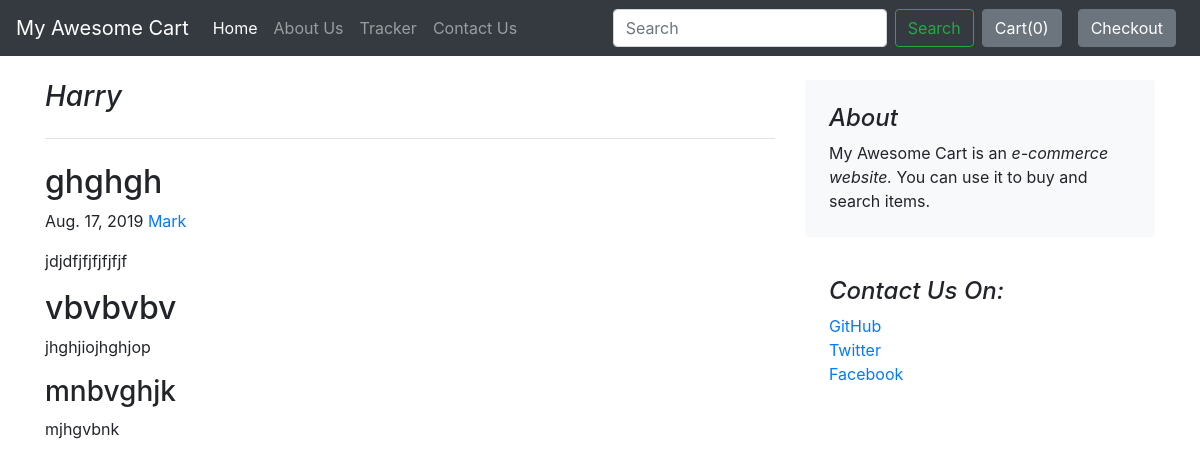
The page /blog/blogpost/1 on the database its author committed.
### blog/models.py (models this page shows)
class Blogpost(models.Model):
	post_id=models.AutoField(primary_key=True)
	title=models.CharField(max_length=50)
	head0=models.CharField(max_length=500,default="")
	chead0=models.CharField(max_length=5000,default="")
	head1=models.CharField(max_length=500,default="")
	chead1=models.CharField(max_length=5000,default="")
	head2=models.CharField(max_length=500,default="")
	chead2=models.CharField(max_length=5000,default="")
	pub_date=models.DateField()
	thumbnail=models.ImageField(upload_to="blog/images",default="")
	def __str__(self):
		return self.title

### blog/views.py (the view)
# urls.py: path('blogpost/<int:id>',views.blogpost,name="blogpost"),
def blogpost(request,id):
	post=Blogpost.objects.filter(post_id=id)[0]
	print(post)
	return render(request,'blog/blogpost.html',{'post':post})

### blog/templates/blog/blogpost.html (shortened to what this page needs)
{% extends 'blog/basic.html' %}
{% block body %}
<div class="container">
  <div class="row mt-4">
    <div class="col-md-8 blog-main">
      <h3 class="pb-4 mb-4 font-italic border-bottom">
        {{post.title}}
      </h3>
      <div class="blog-post">
        <h2 class="blog-post-title">{{post.head0}}</h2>
        <p class="blog-post-meta">{{post.pub_date}} <a href="#">Mark</a></p>
        <p>{{post.chead0}}</p>
        <h2>{{post.head1}}</h2>
        <p>{{post.chead1}}</p>
        <h3>{{post.head2}}</h3>
        <p>{{post.chead2}}</p>
      </div>
    </div>
    <aside class="col-md-4 blog-sidebar">
      <div class="p-4 mb-3 bg-light rounded">
        <h4 class="font-italic">About</h4>
        <p class="mb-0">My Awesome Cart is an <em>e-commerce website.</em> You can use it to buy and search items.</p>
      </div>
      <div class="p-4">
        <h4 class="font-italic">Contact Us On:</h4>
        <ol class="list-unstyled">
          <li><a href="#">GitHub</a></li>
          <li><a href="#">Twitter</a></li>
          <li><a href="#">Facebook</a></li>
        </ol>
      </div>
    </aside>
  </div>
</div>
{% endblock %}

### rows shown on the page
Blogpost: title "Harry", head0 "ghghgh", pub_date "Aug. 17, 2019", chead0 "jdjdfjfjfjfjfjf", head1 "vbvbvbv", chead1 "jhghjiojhghjop", head2 "mnbvghjk", chead2 "mjhgvbnk"
